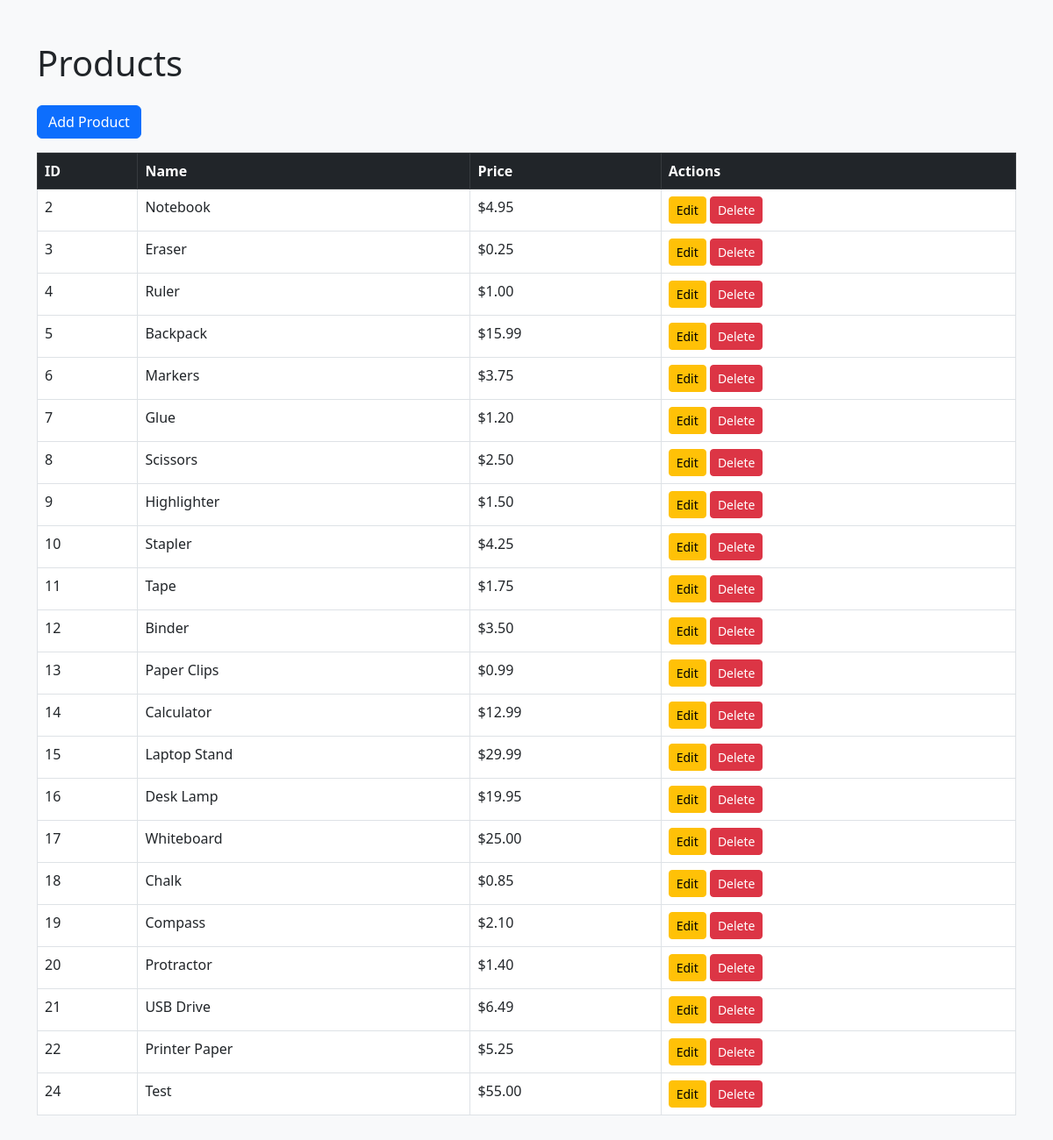
The page / on the database its author committed.
### tables this page shows
CREATE TABLE products (
    id INTEGER PRIMARY KEY AUTOINCREMENT,
    name TEXT NOT NULL,
    price REAL NOT NULL
);

### index.php (the view, shortened to what this page needs)
<?php
include 'db.php';
?>
<!DOCTYPE html>
<html>
<head>
    <link href="https://cdn.jsdelivr.net/npm/bootstrap@5.3.0/dist/css/bootstrap.min.css" rel="stylesheet">
</head>
<body class="bg-light">
<div class="container py-5">
    <h1 class="mb-4">Products</h1>
    <a href="create.php" class="btn btn-primary mb-3">Add Product</a>
    <table class="table table-bordered table-hover bg-white">
        <thead class="table-dark">
        <tr><th>ID</th><th>Name</th><th>Price</th><th>Actions</th></tr>
        </thead>
        <tbody>
        <?php
        $stmt = $pdo->query("SELECT * FROM products");
        while ($row = $stmt->fetch(PDO::FETCH_ASSOC)) {
            echo "<tr>
                    <td>{$row['id']}</td>
                    <td>{$row['name']}</td>
                    <td>$" . number_format($row['price'], 2) . "</td>
                    <td>
                        <a href='edit.php?id={$row['id']}' class='btn btn-sm btn-warning'>Edit</a>
                        <a href='delete.php?id={$row['id']}' class='btn btn-sm btn-danger' onclick='return confirm(\"Are you sure?\")'>Delete</a>
                    </td>
                  </tr>";
        }
        ?>
        </tbody>
    </table>
</div>
</body>
</html>

### rows shown on the page
products: id "2", name "Notebook", price "4.95"
products: id "3", name "Eraser", price "0.25"
products: id "4", name "Ruler", price "1.00"
products: id "5", name "Backpack", price "15.99"
products: id "6", name "Markers", price "3.75"
products: id "7", name "Glue", price "1.20"
products: id "8", name "Scissors", price "2.50"
products: id "9", name "Highlighter", price "1.50"
products: id "10", name "Stapler", price "4.25"
products: id "11", name "Tape", price "1.75"
products: id "12", name "Binder", price "3.50"
products: id "13", name "Paper Clips", price "0.99"
products: id "14", name "Calculator", price "12.99"
products: id "15", name "Laptop Stand", price "29.99"
products: id "16", name "Desk Lamp", price "19.95"
products: id "17", name "Whiteboard", price "25.00"
products: id "18", name "Chalk", price "0.85"
products: id "19", name "Compass", price "2.10"
products: id "20", name "Protractor", price "1.40"
products: id "21", name "USB Drive", price "6.49"
products: id "22", name "Printer Paper", price "5.25"
products: id "24", name "Test", price "55.00"
